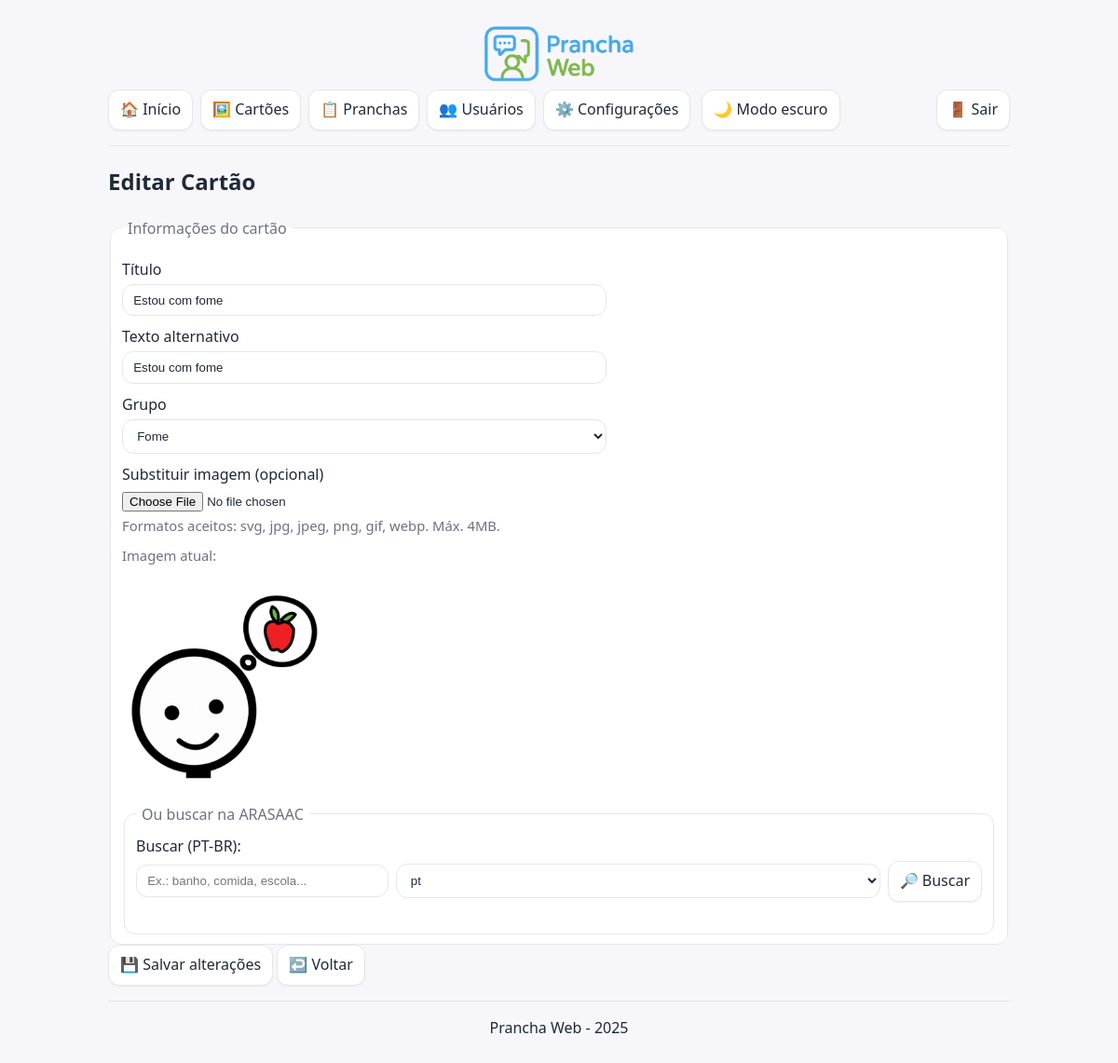
/pages/editar_cartao.php?id=6 (signed in), run on the app's committed database.
### tables this page shows
CREATE TABLE `cartoes` (
  `id` int(11) NOT NULL,
  `titulo` varchar(255) NOT NULL,
  `imagem` varchar(255) DEFAULT NULL,
  `som` varchar(255) DEFAULT NULL,
  `texto_alternativo` varchar(255) DEFAULT NULL,
  `id_grupo` int(11) NOT NULL
);

CREATE TABLE `grupos_cartoes` (
  `id` int(11) NOT NULL,
  `nome` varchar(100) NOT NULL
);

### includes/modelo_cartoes.php (called while the page is built, shortened)
<?php
function cx_cartoes(): mysqli {
    $cx = new mysqli(DB_HOST, DB_USUARIO, DB_SENHA, DB_NOME);
    $cx->set_charset('utf8mb4');
    return $cx;
}
function buscarCartaoPorId(int $id_cartao): ?array {
    $cx = cx_cartoes();
    $st = $cx->prepare("SELECT id, titulo, imagem, texto_alternativo, id_grupo FROM cartoes WHERE id = ? LIMIT 1");
    $st->bind_param("i", $id_cartao);
    $st->execute();
    $st->bind_result($id, $titulo, $imagem, $texto_alt, $id_grupo);
    $out = null;
    if ($st->fetch()) {
        $out = [
            'id'                 => (int)$id,
            'titulo'             => $titulo,
            'imagem'             => $imagem,
            'texto_alternativo'  => $texto_alt,
            'id_grupo'           => (int)$id_grupo,
        ];
    }
    return $out;
}
?>

### includes/controle_editar_cartao.php (called while the page is built, shortened)
<?php
require_once 'modelo_cartoes.php';
require_once 'modelo_grupos.php';
$lista_grupos = listarGrupos();
if (!isset($_GET['id']) || !($id_cartao = (int)$_GET['id'])) {
    die("ID do cartão não informado.");
}
$cartao = buscarCartaoPorId($id_cartao);
?>

### includes/modelo_grupos.php (called while the page is built, shortened)
<?php
function cx_grupos(): mysqli {
    $cx = new mysqli(DB_HOST, DB_USUARIO, DB_SENHA, DB_NOME);
    $cx->set_charset('utf8mb4');
    return $cx;
}
function listarGrupos() {
    $conexao = cx_grupos();
    $grupos = [];
    $resultado = $conexao->query("SELECT id, nome FROM grupos_cartoes");
    if ($resultado && $resultado->num_rows > 0) {
        while ($linha = $resultado->fetch_assoc()) {
            $grupos[] = $linha;
        }
    }
    return $grupos;
}
?>

### pages/editar_cartao.php (the view, shortened to what this page needs)
<?php
include '../includes/cabecalho.php';
require_once '../includes/controle_editar_cartao.php';
?>
<h2>Editar Cartão</h2>
<?php if ($cartao): ?>
  <form method="post" enctype="multipart/form-data" aria-describedby="ajuda-imagem">
    <fieldset>
      <legend>Informações do cartão</legend>
      <div class="campo">
        <label for="titulo">Título</label><br>
        <input id="titulo" name="titulo" type="text"
               value="<?php echo htmlspecialchars($cartao['titulo'], ENT_QUOTES, 'UTF-8'); ?>"
               required aria-required="true">
      </div>
      <div class="campo">
        <label for="texto_alternativo">Texto alternativo</label><br>
        <input id="texto_alternativo" name="texto_alternativo" type="text"
               value="<?php echo htmlspecialchars($cartao['texto_alternativo'] ?? '', ENT_QUOTES, 'UTF-8'); ?>">
      </div>
      <div class="campo">
        <label for="id_grupo">Grupo</label><br>
        <select id="id_grupo" name="id_grupo" required aria-required="true">
          <?php foreach ($lista_grupos as $g): ?>
            <option value="<?php echo (int)$g['id']; ?>"
              <?php echo ((int)$g['id'] === (int)$cartao['id_grupo']) ? 'selected' : ''; ?>>
              <?php echo htmlspecialchars($g['nome'], ENT_QUOTES, 'UTF-8'); ?>
            </option>
          <?php endforeach; ?>
        </select>
      </div>
      <div class="campo">
        <label for="imagem">Substituir imagem (opcional)</label><br>
        <input id="imagem" name="imagem" type="file" accept="image/*">
        <div id="ajuda-imagem" class="help">Formatos aceitos: svg, jpg, jpeg, png, gif, webp. Máx. 4MB.</div>
      </div>
      <div class="campo" aria-label="Pré-visualização da imagem atual">
        <p class="help">Imagem atual:</p>
        <img src="../imagens/cartoes/<?php echo htmlspecialchars($cartao['imagem'], ENT_QUOTES, 'UTF-8'); ?>"
             alt="<?php echo htmlspecialchars($cartao['texto_alternativo'] ?? $cartao['titulo'], ENT_QUOTES, 'UTF-8'); ?>"
             style="max-width: 220px; height: auto; border-radius: 12px;">
      </div>
      <fieldset style="margin-top:14px;">
        <legend>Ou buscar na ARASAAC</legend>
        <div id="arasaac-box">
          <label for="arasaac-q">Buscar (PT-BR):</label><br>
          <div style="display:flex;gap:8px;align-items:center;">
            <input id="arasaac-q" type="text" placeholder="Ex.: banho, comida, escola..." style="flex:1;">
            <select id="arasaac-lang" aria-label="Idioma">
              <option value="pt" selected>pt</option>
            </select>
            <button type="button" id="arasaac-buscar" class="botao-acao">🔎 Buscar</button>
          </div>
        </div>
      </fieldset>
    </fieldset>
    <button type="submit" class="botao-acao">💾 Salvar alterações</button>
    <a class="botao-acao" href="gerenciar_cartoes.php">↩️ Voltar</a>
  </form>
<?php else: ?>
  <p>Cartão não encontrado.</p>
<?php endif; ?>
<?php include '../includes/rodape.php'; ?>

### assets/css/style.css (style rules this page uses)
:root { --bg: #f7f7fb; --card: #ffffff; --text: #1f2937; --muted: #6b7280; --border: #e5e7eb; --primary: #2563eb; --primary-strong:#1d4ed8; --danger: #dc2626; --danger-strong:#b91c1c; --ring: #93c5fd; --btn-bg: #ffffff; --btn-bg-hover: #f3f4f6; --radius: 12px; --shadow-sm: 0 1px 2px rgba(0,0,0,.06); --shadow-md: 0 6px 18px rgba(37, 99, 235, .12); --shadow-focus: 0 0 0 3px var(--ring); }
* { box-sizing: border-box; }
html, body { height: 100%; }
body { margin: 0; font-family: system-ui, -apple-system, "Segoe UI", Roboto, Ubuntu, "Helvetica Neue", Arial, "Noto Sans", "Apple Color Emoji","Segoe UI Emoji", "Segoe UI Symbol", "Noto Color Emoji", sans-serif; background: var(--bg); color: var(--text); line-height: 1.5; transition: background .25s ease, color .25s ease; font-size: 16px; }
:where(button, input[type="submit"], input[type="button"], .botao-acao, summary.botao-acao) { appearance: none; -webkit-appearance: none; background: var(--btn-bg); color: var(--text); border: 1px solid var(--border); border-radius: var(--radius); padding: .55rem .9rem; font: inherit; line-height: 1.1; display: inline-flex; align-items: center; gap: .5rem; cursor: pointer; text-decoration: none; box-shadow: var(--shadow-sm); transition: background-color .18s ease, border-color .18s ease, color .18s ease, transform .06s ease, box-shadow .18s ease, filter .18s ease; }
:where(button, input[type="submit"], input[type="button"], .botao-acao, summary.botao-acao):hover { background: var(--btn-bg-hover); border-color: var(--primary); box-shadow: var(--shadow-md); transform: translateY(-1px); }
:where(button, input[type="submit"], input[type="button"], .botao-acao, summary.botao-acao):active { transform: translateY(0); filter: brightness(0.98); }
:where(button, input[type="submit"], input[type="button"], .botao-acao, summary.botao-acao):focus-visible { outline: none; box-shadow: var(--shadow-md), var(--shadow-focus); border-color: var(--primary-strong); }
a.botao-acao { color: inherit; }
input[type="text"], input[type="email"], input[type="password"], input[type="number"], textarea, select { width: 100%; max-width: 520px; padding: .55rem .7rem; border: 1px solid var(--border); border-radius: var(--radius); background: var(--card); color: var(--text); outline: none; transition: border-color .18s ease, box-shadow .18s ease, background-color .18s ease, color .18s ease; }
.help { color: var(--muted); font-size: .925rem; margin-top: 4px; }
fieldset { border: 1px solid var(--border); border-radius: var(--radius); padding: 10px 12px; background: var(--card); }
legend { padding: 0 6px; color: var(--muted); }
label { display: inline-block; margin-bottom: 4px; color: var(--text); }
.campo { margin: 10px 0; }
body[data-theme="light"] { --danger-bg: #c62828; --danger-bg-hover: #c62828; --danger-border: #b71c1c; --danger-text: #ffffff; --danger-focus: rgba(229,57,53,.40); }

### assets/css/wcag.css (style rules this page uses)
a.botao-acao, button, input[type="submit"], input[type="button"], summary.botao-acao, .botao-falar-tudo { min-width: 44px; min-height: 44px; padding: 10px 12px; display: inline-flex; align-items: center; justify-content: center; gap: 6px; line-height: 1.2; }
a.botao-acao { display: inline-flex; }

### data on the page
cartoes: titulo "Estou com fome", texto_alternativo "Estou com fome", id_grupo "Fome", imagem (picture)
